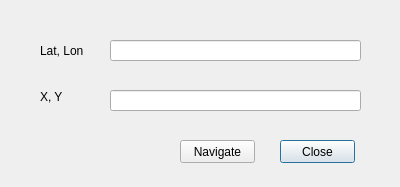
<?xml version="1.0" encoding="UTF-8"?>
<ui version="4.0">
 <class>NavigateToLLDlg</class>
 <widget class="QDialog" name="NavigateToLLDlg">
  <property name="windowModality">
   <enum>Qt::NonModal</enum>
  </property>
  <property name="geometry">
   <rect>
    <x>0</x>
    <y>0</y>
    <width>400</width>
    <height>187</height>
   </rect>
  </property>
  <property name="sizePolicy">
   <sizepolicy hsizetype="Fixed" vsizetype="Fixed">
    <horstretch>0</horstretch>
    <verstretch>0</verstretch>
   </sizepolicy>
  </property>
  <property name="windowTitle">
   <string>Navigate</string>
  </property>
  <property name="modal">
   <bool>false</bool>
  </property>
  <widget class="QPushButton" name="closeBtn">
   <property name="geometry">
    <rect>
     <x>280</x>
     <y>140</y>
     <width>75</width>
     <height>23</height>
    </rect>
   </property>
   <property name="text">
    <string>Close</string>
   </property>
  </widget>
  <widget class="QLineEdit" name="llEdt">
   <property name="geometry">
    <rect>
     <x>110</x>
     <y>40</y>
     <width>251</width>
     <height>21</height>
    </rect>
   </property>
  </widget>
  <widget class="QLineEdit" name="xyEdt">
   <property name="geometry">
    <rect>
     <x>110</x>
     <y>90</y>
     <width>251</width>
     <height>21</height>
    </rect>
   </property>
   <property name="readOnly">
    <bool>true</bool>
   </property>
  </widget>
  <widget class="QLabel" name="label_2">
   <property name="geometry">
    <rect>
     <x>40</x>
     <y>90</y>
     <width>47</width>
     <height>13</height>
    </rect>
   </property>
   <property name="text">
    <string>X, Y</string>
   </property>
  </widget>
  <widget class="QLabel" name="label">
   <property name="geometry">
    <rect>
     <x>40</x>
     <y>40</y>
     <width>61</width>
     <height>21</height>
    </rect>
   </property>
   <property name="text">
    <string>Lat, Lon</string>
   </property>
  </widget>
  <widget class="QPushButton" name="navigateBtn">
   <property name="geometry">
    <rect>
     <x>180</x>
     <y>140</y>
     <width>75</width>
     <height>23</height>
    </rect>
   </property>
   <property name="text">
    <string>Navigate</string>
   </property>
  </widget>
 </widget>
 <resources/>
 <connections/>
</ui>
